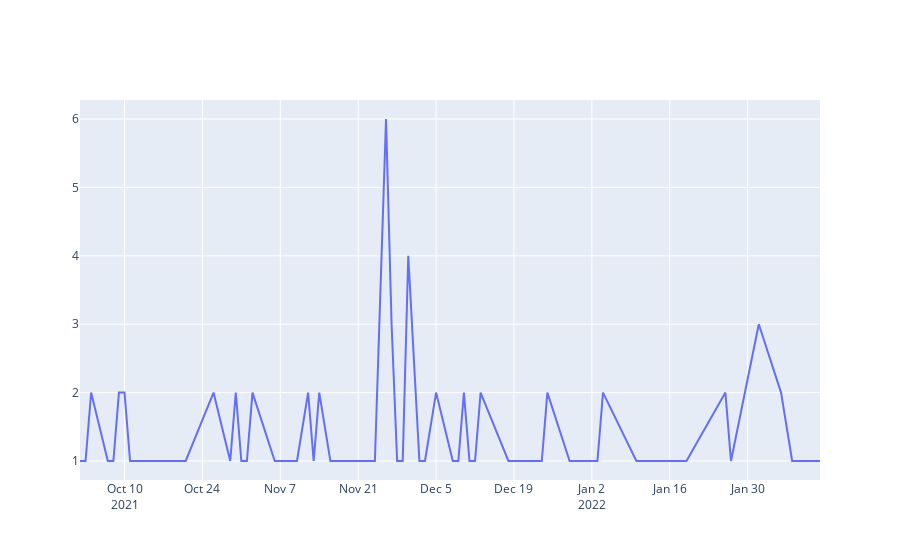

The cell this chart's notebook holds for it:
### Code cell
store_item_df = train_df.copy()
item_id = 64978	
store_item_df = store_item_df[store_item_df.ItemCode == item_id]
store_item_df = store_item_df.sort_values(by='DateID')

store_item_ts_data = [go.Scatter( x=store_item_df.DateID,y=store_item_df.DailySales)]
py.iplot(store_item_ts_data)
